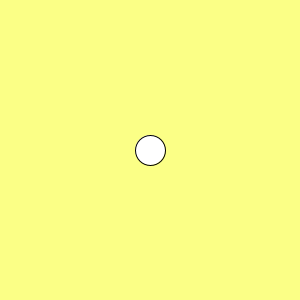
Frame 1 (no input)
Frame 60 (the mouse pressed at the canvas centre just before this capture): identical to frame 1, image omitted
Frame 120 (the mouse held since frame 60 and released just before this capture): identical to frame 1, image omitted

The Processing sketch that drew this single still picture (run headless with seeded random() and noise(); from frame 60 on, the mouse is pressed at the canvas centre):

// Processing sketch: week16_two_player
// ── week16_two_player.pde
void setup(){
  size(300,300);
}
int x=150,y=150;
void draw(){
  background(#FBFF86);
  ellipse(x,y,30,30);
}
void keyPressed(){
  if(key=='w') y-=2;
  if(key=='s') y+=2;
  if(key=='a') x-=2;
  if(key=='d') x+=2;
}
